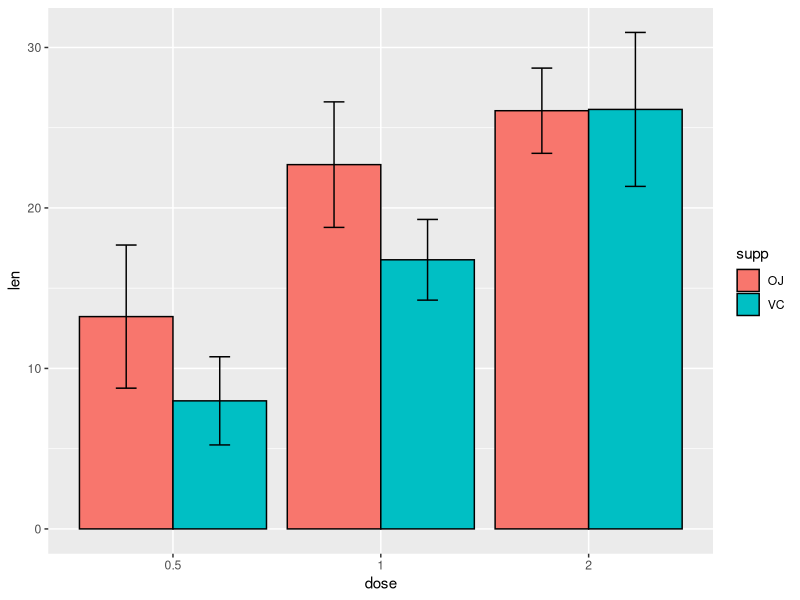
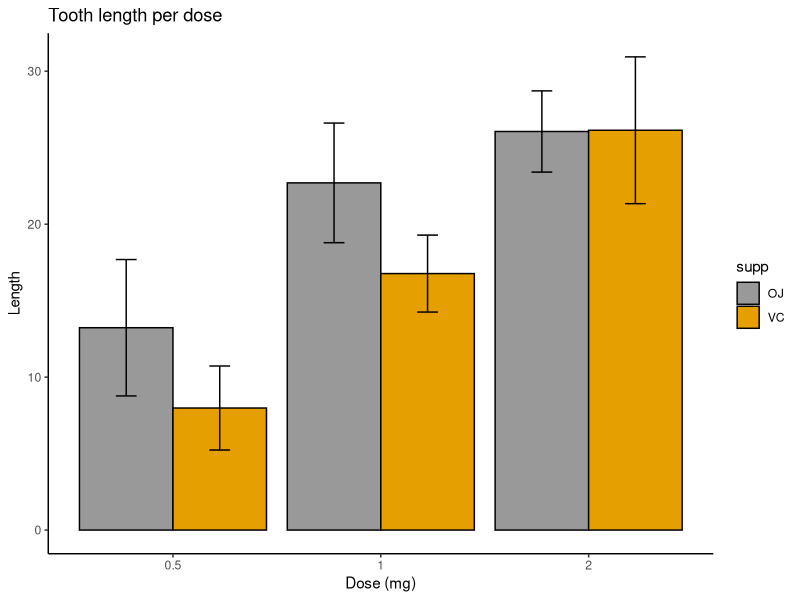
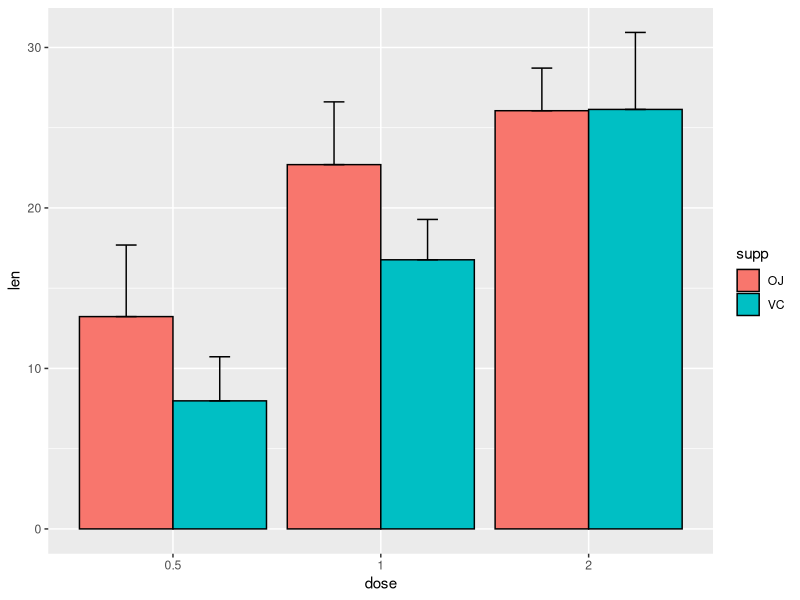
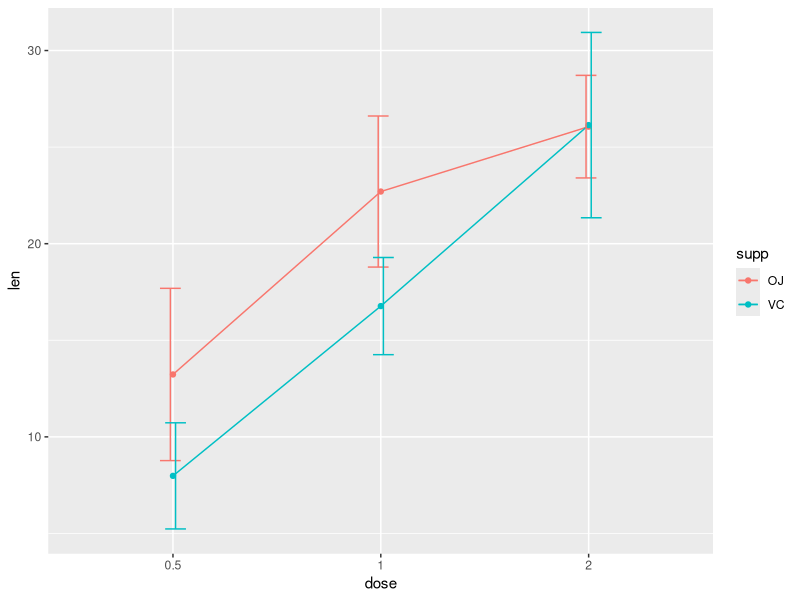
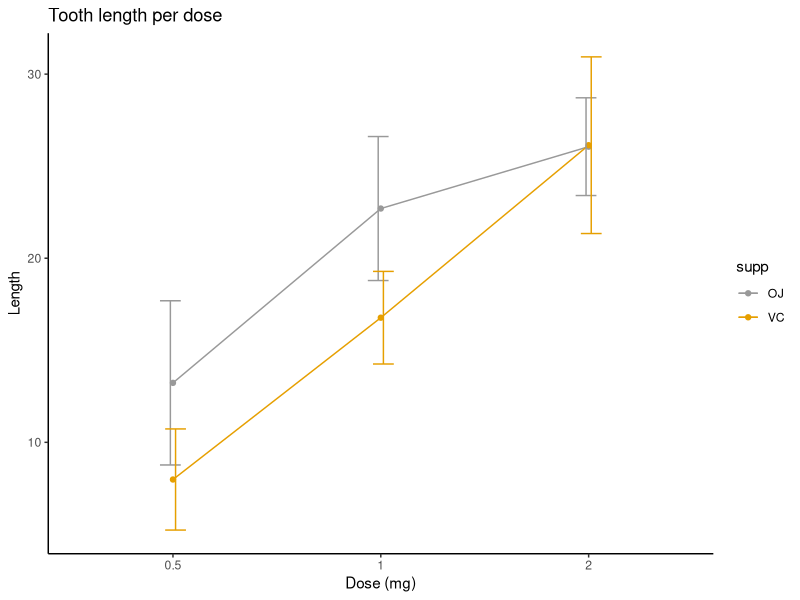
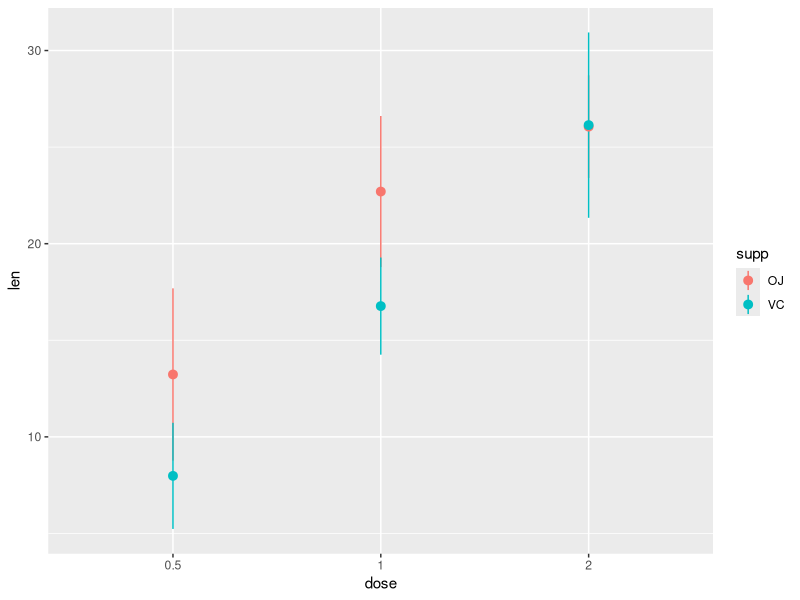
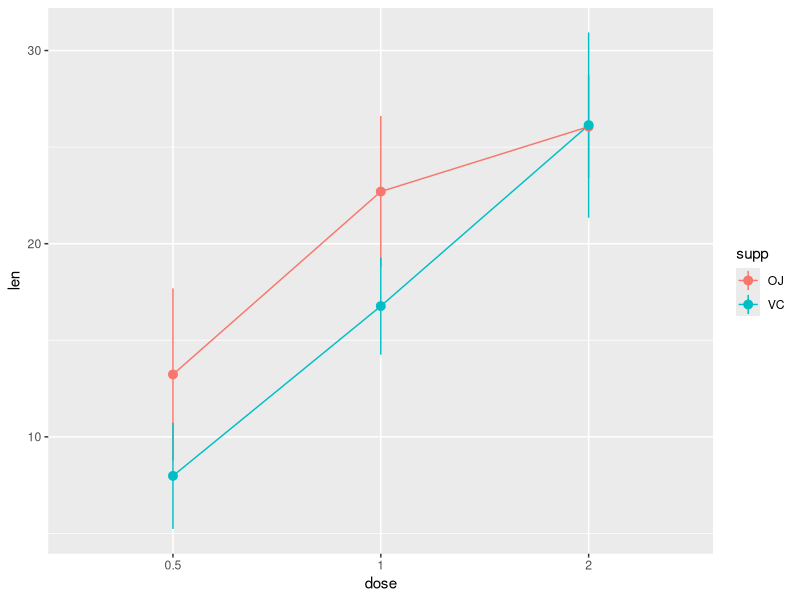

R code for these plots, in order:
#install.packages("ggplot2")
library(ggplot2)

df <- ToothGrowth
df$dose <- as.factor(df$dose)
head(df)

data_summary <- function(data, varname, groupnames){
  require(plyr)
  summary_func <- function(x, col){
    c(mean = mean(x[[col]], na.rm=TRUE),
      sd = sd(x[[col]], na.rm=TRUE))
  }
  data_sum<-ddply(data, groupnames, .fun=summary_func,varname)
  data_sum <- rename(data_sum, c("mean" = varname))
  return(data_sum)
}

df2 <- data_summary(ToothGrowth, varname="len",groupnames=c("supp", "dose"))

# Convert dose to a factor variable
df2$dose=as.factor(df2$dose)
head(df2)

p<- ggplot(df2, aes(x=dose, y=len, fill=supp)) + 
  geom_bar(stat="identity", color="black", 
           position=position_dodge()) +
  geom_errorbar(aes(ymin=len-sd, ymax=len+sd), width=.2,
                position=position_dodge(.9)) 
print(p)
# Finished bar plot
p+labs(title="Tooth length per dose", x="Dose (mg)", y = "Length")+ 
  theme_classic() + scale_fill_manual(values=c('#999999','#E69F00'))

# Keep only upper error bars
ggplot(df2, aes(x=dose, y=len, fill=supp)) + 
  geom_bar(stat="identity", color="black", position=position_dodge()) +
  geom_errorbar(aes(ymin=len, ymax=len+sd), width=.2,
                position=position_dodge(.9)) 

# Default line plot
p<- ggplot(df2, aes(x=dose, y=len, group=supp, color=supp)) + 
  geom_line() +
  geom_point()+
  geom_errorbar(aes(ymin=len-sd, ymax=len+sd), width=.2,
                position=position_dodge(0.05))
print(p)
# Finished line plot
p+labs(title="Tooth length per dose", x="Dose (mg)", y = "Length")+
  theme_classic() +
  scale_color_manual(values=c('#999999','#E69F00'))

# Use geom_pointrange
ggplot(df2, aes(x=dose, y=len, group=supp, color=supp)) + 
  geom_pointrange(aes(ymin=len-sd, ymax=len+sd))
# Use geom_line()+geom_pointrange()
ggplot(df2, aes(x=dose, y=len, group=supp, color=supp)) + 
  geom_line()+
  geom_pointrange(aes(ymin=len-sd, ymax=len+sd))

